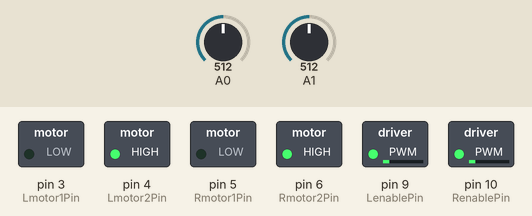
Bench run of a sketch on a simulated Arduino Uno, built with avr-gcc and run on an emulated ATmega328P. Shown: switched loads named in the sketch (green lamp = pin HIGH). The test bench sets the inputs (shaded band); at power-on: A0 = 512, A1 = 512.

Above: at 1.2 s.
1.3 s: A0 set to 900
At 2.5 s:
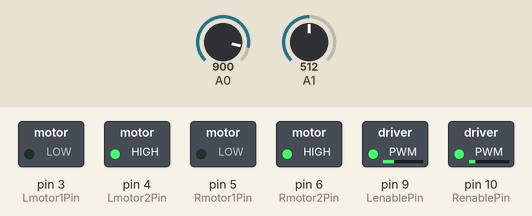
2.8 s: A1 set to 900
At 3.8 s:
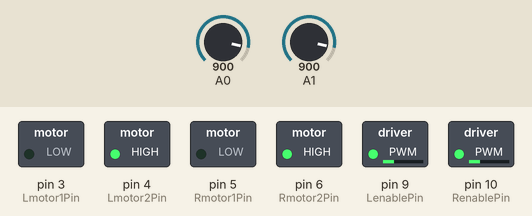
4.3 s: A0 set to 716
At 4.9 s:
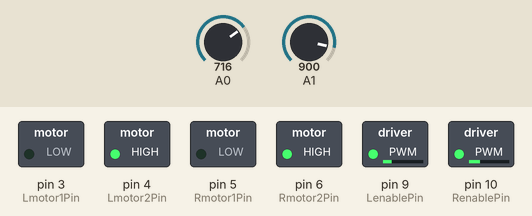
5.8 s: A1 set to 0
At 7.0 s:
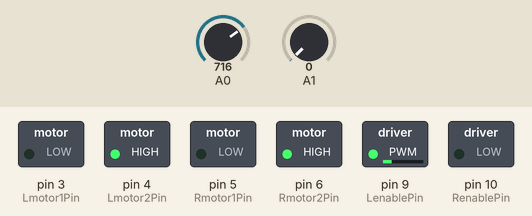
7.3 s: A0 set to 1023
At 8.4 s:
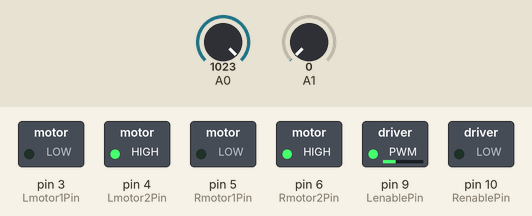
8.8 s: A0 set to 0
At 9.5 s:
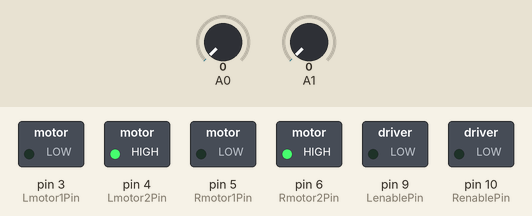
Timing chart, 0 to 11.3 s (numbered marks = the images above; inputs shaded):
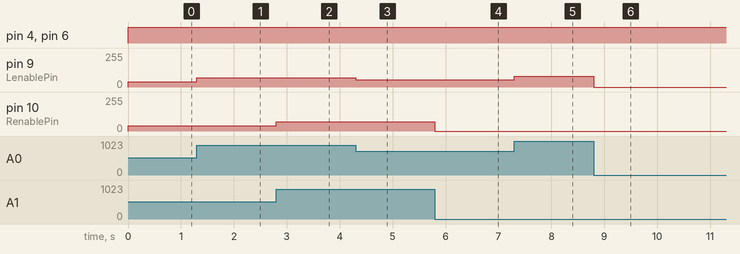

Measured:
- after the input at 1.3 s, pin 9 (LenablePin): 40/255 → 70/255 at once
- after the input at 2.8 s, pin 10 (RenablePin): 40/255 → 70/255 at once
- after the input at 4.3 s, pin 9 (LenablePin): 70/255 → 55/255 at once
- after the input at 5.8 s, pin 10 (RenablePin): 70/255 → 0/255 at once
- after the input at 7.3 s, pin 9 (LenablePin): 55/255 → 79/255 at once
- after the input at 8.8 s, pin 9 (LenablePin): 79/255 → 0/255 at once

The sketch:

two_motors.ino
```cpp
const int Lmotor1Pin = 3;    // H-bridge leg 1 (pin 2, 1A)
const int Lmotor2Pin = 4;    // H-bridge leg 2 (pin 7, 2A)
const int LenablePin = 9;    // H-bridge left enable pin
const int Rmotor1Pin = 5;    // H-bridge leg 1 (pin 2, 1A)
const int Rmotor2Pin = 6;    // H-bridge leg 2 (pin 7, 2A)
const int RenablePin = 10;    // H-bridge enable pin
int Lpower = 0;
int Rpower = 0;

void setup() {
  pinMode(Lmotor1Pin, OUTPUT);
  pinMode(Lmotor2Pin, OUTPUT);
  pinMode(Rmotor1Pin, OUTPUT);
  pinMode(Rmotor2Pin, OUTPUT);
//  pinMode(LenablePin, OUTPUT);
//  pinMode(RenablePin, OUTPUT);

  // set enablePin high so that motor can turn on:
//  digitalWrite(enablePin, HIGH);
//  analogWrite(enablePin, 80);
}

void loop() {
  Lpower = map(analogRead(A0), 0, 1024, 0, 80);
  Rpower = map(analogRead(A1), 0, 1024, 0, 80);
  analogWrite(LenablePin, Lpower);
  digitalWrite(Lmotor1Pin, LOW);   // set leg 1 of the H-bridge low
  digitalWrite(Lmotor2Pin, HIGH);  // set leg 2 of the H-bridge high
  analogWrite(RenablePin, Rpower);
  digitalWrite(Rmotor1Pin, LOW);   // set leg 1 of the H-bridge low
  digitalWrite(Rmotor2Pin, HIGH);  // set leg 2 of the H-bridge high
}
```
